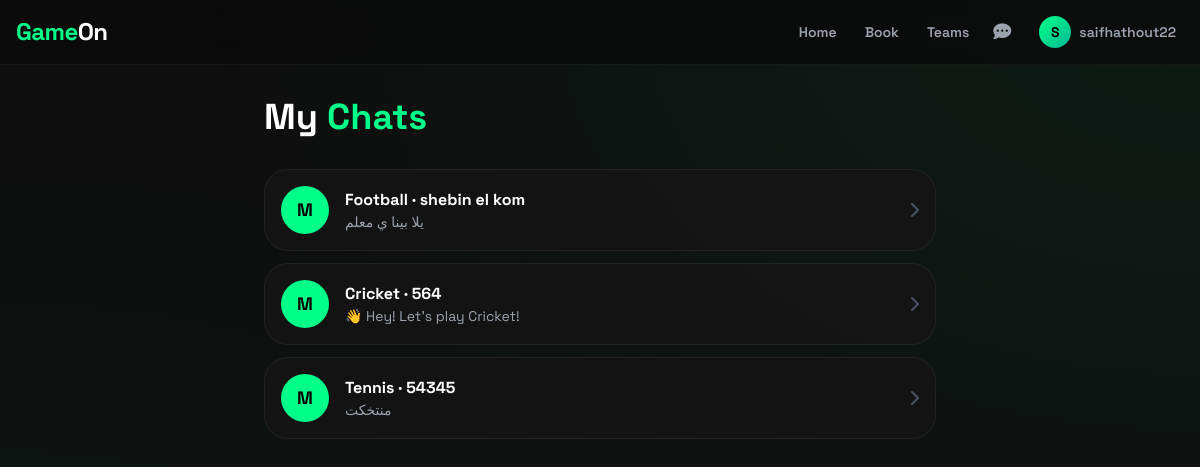
The page /teams/my-chats/ (signed in) on the database as committed earlier.
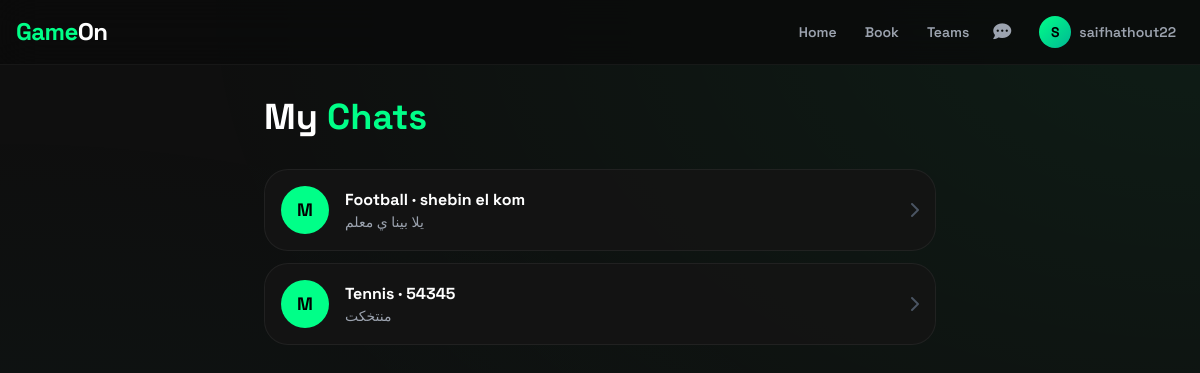
The same page on the database as committed later.
### teams/models.py (models this page shows, shortened)
class PlayerPost(models.Model):
    SPORT_CHOICES = [
        ('FOOTBALL', 'Football'),
        ('PADEL', 'Padel'),
        ('TENNIS', 'Tennis'),
        ('BASKETBALL', 'Basketball'),
        ('CRICKET', 'Cricket'),
        ('BADMINTON', 'Badminton'),
        ('VOLLEYBALL', 'Volleyball'),
    ]
    player = models.ForeignKey(settings.AUTH_USER_MODEL, on_delete=models.CASCADE, related_name='posts')
    sport_type = models.CharField(max_length=20, choices=SPORT_CHOICES)
    players_needed = models.IntegerField(default=1)
    city = models.CharField(max_length=100)
    date = models.DateField()
    time = models.TimeField(null=True, blank=True)
    description = models.TextField(blank=True)
    is_active = models.BooleanField(default=True)
    created_at = models.DateTimeField(auto_now_add=True)

class PlayerRequest(models.Model):
    post = models.ForeignKey(PlayerPost, on_delete=models.CASCADE, related_name='requests')
    player = models.ForeignKey(settings.AUTH_USER_MODEL, on_delete=models.CASCADE)
    status = models.CharField(max_length=20, default='ACCEPTED')
    created_at = models.DateTimeField(auto_now_add=True)

class ChatMessage(models.Model):
    post = models.ForeignKey(PlayerPost, on_delete=models.CASCADE, related_name='messages')
    sender = models.ForeignKey(settings.AUTH_USER_MODEL, on_delete=models.CASCADE)
    message = models.TextField()
    created_at = models.DateTimeField(auto_now_add=True)

### accounts/models.py (models this page shows, shortened)
class User(AbstractBaseUser, PermissionsMixin):
    ROLE_CHOICES = [
        ('PLAYER', 'Player'),
        ('VENUE_OWNER', 'Venue Owner'),
        ('ADMIN', 'Admin'),
    ]
    email = models.EmailField(unique=True, db_index=True)
    username = models.CharField(max_length=50, unique=True, null=True, blank=True)
    role = models.CharField(max_length=20, choices=ROLE_CHOICES, default='PLAYER')
    is_active = models.BooleanField(default=True)
    is_staff = models.BooleanField(default=False)
    date_joined = models.DateTimeField(default=timezone.now)
    objects = UserManager()
    USERNAME_FIELD = 'email'
    REQUIRED_FIELDS = []
    class Meta:
        indexes = [
            models.Index(fields=['email']),
            models.Index(fields=['role']),
        ]
    @property
    def is_player(self):
        return self.role == 'PLAYER'

### teams/views.py (the view)
# urls.py: path('my-chats/', views.my_chats, name='my_chats'),
@player_required
def my_chats(request):
    posts1 = PlayerPost.objects.filter(player=request.user, is_active=False)
    requests = PlayerRequest.objects.filter(player=request.user)
    posts2 = [r.post for r in requests if not r.post.is_active]
    chats = list(posts1) + list(posts2)
    return render(request, 'teams/my_chats.html', {'chats': chats})

### notifications/context_processors.py (called while the page is built)
def webpush_settings(request):
    return {
        'webpush_public_key': getattr(settings, 'WEBPUSH_VAPID_PUBLIC_KEY', ''),
    }

### teams/templates/teams/my_chats.html (shortened to what this page needs)
{% extends 'base.html' %}
{% block content %}
<div class="max-w-2xl mx-auto animate-fade-up">
    <h1 class="text-4xl font-black mb-8">My <span class="text-[#00FF88]">Chats</span></h1>
    {% if chats %}
        <div class="space-y-3">
            {% for chat in chats %}
                <a href="{% url 'teams:chat' chat.id %}" class="energy-card p-4 flex items-center gap-4 block">
                    <div class="w-12 h-12 rounded-full bg-[#00FF88] flex items-center justify-center text-black font-bold text-lg">
                        {% with chat.requests.first as req %}
                            {% if req.player != request.user %}
                                {{ req.player.email|first|upper }}
                            {% else %}
                                {{ chat.player.email|first|upper }}
                            {% endif %}
                        {% endwith %}
                    </div>
                    <div class="flex-1">
                        <h3 class="font-bold">{{ chat.get_sport_type_display }} · {{ chat.city }}</h3>
                        <p class="text-sm text-gray-400 truncate">{{ chat.messages.last.message|default:"No messages" }}</p>
                    </div>
                    <i class="fas fa-chevron-right text-gray-600"></i>
                </a>
            {% endfor %}
        </div>
    {% else %}
        <div class="energy-card p-16 text-center">
            <span class="text-5xl mb-4 block">💬</span>
            <p class="text-xl font-bold">No chats yet</p>
            <a href="{% url 'teams:find_players' %}" class="btn-fire inline-block mt-4">Find Players</a>
        </div>
    {% endif %}
</div>
{% endblock %}

Rows that differ between the two databases and show on the page:
removed PlayerPost: player.email|first "M", sport_type "Cricket", city "564", messages.last.message "👋 Hey! Let's play Cricket!"
